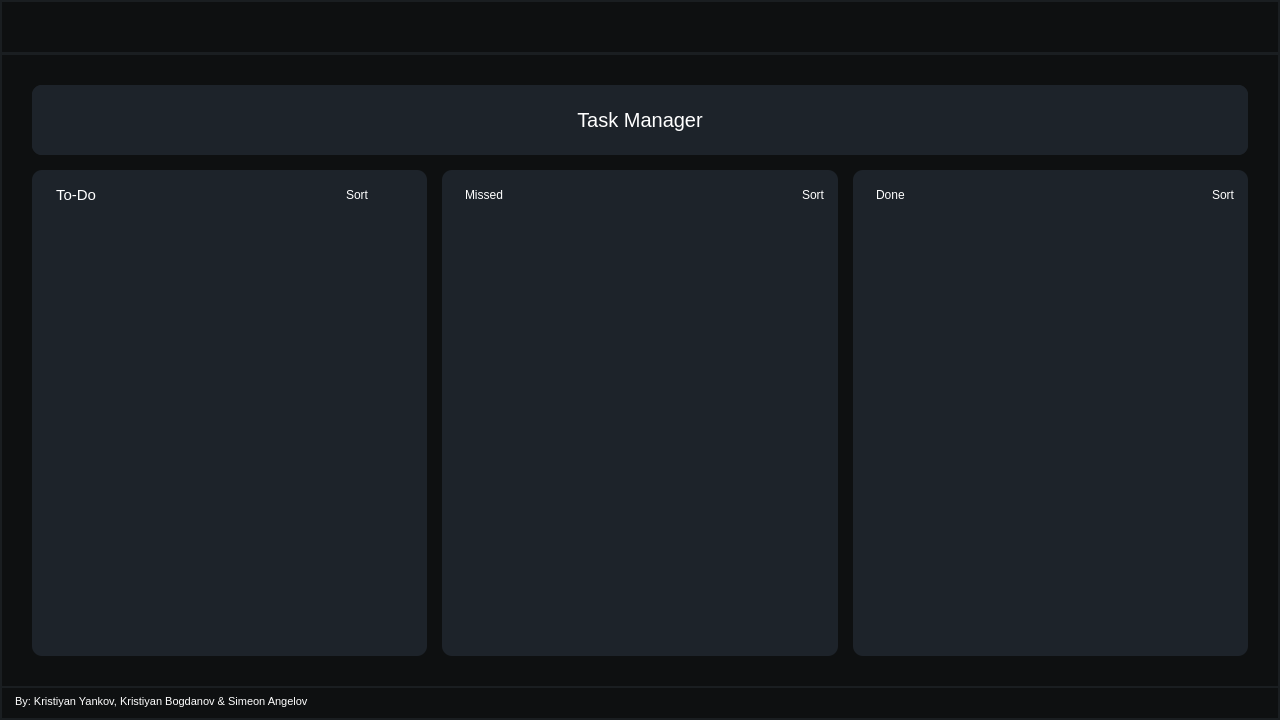
<?xml version="1.0" encoding="UTF-8"?>
<ui version="4.0">
 <class>MainWindow</class>
 <widget class="QMainWindow" name="MainWindow">
  <property name="geometry">
   <rect>
    <x>0</x>
    <y>0</y>
    <width>1280</width>
    <height>720</height>
   </rect>
  </property>
  <property name="minimumSize">
   <size>
    <width>1280</width>
    <height>720</height>
   </size>
  </property>
  <property name="windowTitle">
   <string>MainWindow</string>
  </property>
  <property name="styleSheet">
   <string notr="true"/>
  </property>
  <widget class="QWidget" name="centralwidget">
   <property name="styleSheet">
    <string notr="true">QWidget {
	color: #ffffff;
	/*Add font*/
}

#mainFrame {
	background-color: #0e1011;
	border: 2px solid #1a1e21;
}

#topMenu {	
	background-color: #0e1011;
}

#contentBox {
	border-top: 3px solid #1a1e21;
	border-bottom: 2px solid #1a1e21;
}

#rightBtns QPushButton, #leftBtns QPushButton { 
	background-position: center;
	background-repeat: no-repeat;
	border: none;
	background-color: transparent;
}

#leftBtns QPushButton:hover, #minimizeBtn:hover, #maximizeBtn:hover { 
	background-color: #08a7f3;
}

#leftBtns QPushButton:pressed, #minimizeBtn:pressed, #maximizeBtn:pressed { 
	background-color: #08a7f3;
}

#closeBtn:hover {
	background-color: #ff0000;
}

#closeBtn:pressed {
	background-color: #ff0000;
}

#bottomBar { 
	background-color: #0e1011;  
}

#bottomBar QLabel { 
	font-size: 11px; 
	/*Add color*/ 
	padding-left: 10px; 
	padding-right: 10px; 
	padding-bottom: 2px; 
}

QScrollBar:horizontal {
	border: none;
	background: rgb(52, 59, 72);
	height: 8px;	
	margin: 0px 20px 0 20px;
	border-radius: 0px;
}

QScrollBar::handle:horizontal {
	background: #2970ff;
	min-width: 25px;
	border-radius: 4px
}

QScrollBar::add-line:horizontal {
    border: none;
	background: rgb(55, 63, 77);
	width: 20px;
	border-top-right-radius: 4px;
	border-bottom-right-radius: 4px;
	subcontrol-position: right;
	subcontrol-origin: margin;
}

QScrollBar::sub-line:horizontal {
    border: none;
    background: rgb(55, 63, 77);
	width: 20px;
	border-top-left-radius: 4px;
 	border-bottom-left-radius: 4px;
 	subcontrol-position: left;
	subcontrol-origin: margin;
}

QScrollBar::up-arrow:horizontal, QScrollBar::down-arrow:horizontal {
     background: none;
}

QScrollBar::add-page:horizontal, QScrollBar::sub-page:horizontal {
     background: none;
}

 QScrollBar:vertical {
	border: none;
	background: rgb(52, 59, 72);
	width: 8px;
	margin: 21px 0 21px 0;
	border-radius: 0px;
 }

 QScrollBar::handle:vertical {	
	background: #2970ff;
	min-height: 25px;
	border-radius: 4px
 }

 QScrollBar::add-line:vertical {
 	border: none;
	background: rgb(55, 63, 77);
	height: 20px;
	border-bottom-left-radius: 4px;
	border-bottom-right-radius: 4px;
	subcontrol-position: bottom;
 	subcontrol-origin: margin;
 }

 QScrollBar::sub-line:vertical {
	border: none;
    background: rgb(55, 63, 77);
	height: 20px;
	border-top-left-radius: 4px;
	border-top-right-radius: 4px;
 	subcontrol-position: top;
 	subcontrol-origin: margin;
 }

 QScrollBar::up-arrow:vertical, QScrollBar::down-arrow:vertical {
     background: none;
 }

 QScrollBar::add-page:vertical, QScrollBar::sub-page:vertical {
     background: none;
 }
</string>
   </property>
   <layout class="QVBoxLayout" name="verticalLayout">
    <property name="spacing">
     <number>0</number>
    </property>
    <property name="leftMargin">
     <number>0</number>
    </property>
    <property name="topMargin">
     <number>0</number>
    </property>
    <property name="rightMargin">
     <number>0</number>
    </property>
    <property name="bottomMargin">
     <number>0</number>
    </property>
    <item>
     <widget class="QFrame" name="mainFrame">
      <property name="frameShape">
       <enum>QFrame::NoFrame</enum>
      </property>
      <property name="frameShadow">
       <enum>QFrame::Raised</enum>
      </property>
      <layout class="QVBoxLayout" name="verticalLayout_2">
       <property name="spacing">
        <number>0</number>
       </property>
       <property name="leftMargin">
        <number>0</number>
       </property>
       <property name="topMargin">
        <number>0</number>
       </property>
       <property name="rightMargin">
        <number>0</number>
       </property>
       <property name="bottomMargin">
        <number>0</number>
       </property>
       <item>
        <widget class="QFrame" name="topMenu">
         <property name="minimumSize">
          <size>
           <width>0</width>
           <height>50</height>
          </size>
         </property>
         <property name="maximumSize">
          <size>
           <width>16777215</width>
           <height>50</height>
          </size>
         </property>
         <property name="frameShape">
          <enum>QFrame::NoFrame</enum>
         </property>
         <property name="frameShadow">
          <enum>QFrame::Raised</enum>
         </property>
         <layout class="QHBoxLayout" name="horizontalLayout">
          <property name="spacing">
           <number>0</number>
          </property>
          <property name="leftMargin">
           <number>0</number>
          </property>
          <property name="topMargin">
           <number>0</number>
          </property>
          <property name="rightMargin">
           <number>0</number>
          </property>
          <property name="bottomMargin">
           <number>0</number>
          </property>
          <item alignment="Qt::AlignLeft">
           <widget class="QFrame" name="leftBtns">
            <property name="sizePolicy">
             <sizepolicy hsizetype="Expanding" vsizetype="Preferred">
              <horstretch>0</horstretch>
              <verstretch>0</verstretch>
             </sizepolicy>
            </property>
            <property name="frameShape">
             <enum>QFrame::NoFrame</enum>
            </property>
            <property name="frameShadow">
             <enum>QFrame::Raised</enum>
            </property>
            <layout class="QHBoxLayout" name="horizontalLayout_3">
             <property name="spacing">
              <number>0</number>
             </property>
             <property name="leftMargin">
              <number>0</number>
             </property>
             <property name="topMargin">
              <number>0</number>
             </property>
             <property name="rightMargin">
              <number>0</number>
             </property>
             <property name="bottomMargin">
              <number>0</number>
             </property>
             <item>
              <widget class="QPushButton" name="homeBtn">
               <property name="minimumSize">
                <size>
                 <width>70</width>
                 <height>50</height>
                </size>
               </property>
               <property name="maximumSize">
                <size>
                 <width>70</width>
                 <height>50</height>
                </size>
               </property>
               <property name="styleSheet">
                <string notr="true">background-image: url(../icons/home.png);
</string>
               </property>
               <property name="text">
                <string/>
               </property>
              </widget>
             </item>
             <item>
              <widget class="QPushButton" name="statisticsBtn">
               <property name="minimumSize">
                <size>
                 <width>70</width>
                 <height>50</height>
                </size>
               </property>
               <property name="maximumSize">
                <size>
                 <width>70</width>
                 <height>50</height>
                </size>
               </property>
               <property name="styleSheet">
                <string notr="true">background-image: url(../icons/statistics.png);
</string>
               </property>
               <property name="text">
                <string/>
               </property>
              </widget>
             </item>
             <item>
              <widget class="QPushButton" name="settingsBtn">
               <property name="minimumSize">
                <size>
                 <width>70</width>
                 <height>50</height>
                </size>
               </property>
               <property name="maximumSize">
                <size>
                 <width>70</width>
                 <height>50</height>
                </size>
               </property>
               <property name="styleSheet">
                <string notr="true">background-image: url(../icons/settings.png);
</string>
               </property>
               <property name="text">
                <string/>
               </property>
              </widget>
             </item>
            </layout>
           </widget>
          </item>
          <item alignment="Qt::AlignRight">
           <widget class="QFrame" name="rightBtns">
            <property name="frameShape">
             <enum>QFrame::NoFrame</enum>
            </property>
            <property name="frameShadow">
             <enum>QFrame::Raised</enum>
            </property>
            <layout class="QHBoxLayout" name="horizontalLayout_2">
             <property name="spacing">
              <number>0</number>
             </property>
             <property name="leftMargin">
              <number>0</number>
             </property>
             <property name="topMargin">
              <number>0</number>
             </property>
             <property name="rightMargin">
              <number>0</number>
             </property>
             <property name="bottomMargin">
              <number>0</number>
             </property>
             <item>
              <widget class="QPushButton" name="minimizeBtn">
               <property name="minimumSize">
                <size>
                 <width>70</width>
                 <height>50</height>
                </size>
               </property>
               <property name="maximumSize">
                <size>
                 <width>70</width>
                 <height>50</height>
                </size>
               </property>
               <property name="styleSheet">
                <string notr="true">background-image: url(../icons/minimize.png);
</string>
               </property>
               <property name="text">
                <string/>
               </property>
              </widget>
             </item>
             <item>
              <widget class="QPushButton" name="maximizeBtn">
               <property name="minimumSize">
                <size>
                 <width>70</width>
                 <height>50</height>
                </size>
               </property>
               <property name="maximumSize">
                <size>
                 <width>70</width>
                 <height>50</height>
                </size>
               </property>
               <property name="styleSheet">
                <string notr="true">background-image: url(../icons/maximize.png);</string>
               </property>
               <property name="text">
                <string/>
               </property>
              </widget>
             </item>
             <item>
              <widget class="QPushButton" name="closeBtn">
               <property name="minimumSize">
                <size>
                 <width>70</width>
                 <height>50</height>
                </size>
               </property>
               <property name="maximumSize">
                <size>
                 <width>70</width>
                 <height>50</height>
                </size>
               </property>
               <property name="styleSheet">
                <string notr="true">background-image: url(../icons/close.png);
</string>
               </property>
               <property name="text">
                <string/>
               </property>
              </widget>
             </item>
            </layout>
           </widget>
          </item>
         </layout>
        </widget>
       </item>
       <item>
        <widget class="QFrame" name="contentBox">
         <property name="styleSheet">
          <string notr="true"/>
         </property>
         <property name="frameShape">
          <enum>QFrame::NoFrame</enum>
         </property>
         <property name="frameShadow">
          <enum>QFrame::Raised</enum>
         </property>
         <layout class="QVBoxLayout" name="verticalLayout_3">
          <property name="spacing">
           <number>0</number>
          </property>
          <property name="leftMargin">
           <number>10</number>
          </property>
          <property name="topMargin">
           <number>10</number>
          </property>
          <property name="rightMargin">
           <number>10</number>
          </property>
          <property name="bottomMargin">
           <number>10</number>
          </property>
          <item>
           <widget class="QStackedWidget" name="pagesStack">
            <property name="styleSheet">
             <string notr="true">background: transparent;</string>
            </property>
            <property name="currentIndex">
             <number>0</number>
            </property>
            <widget class="QWidget" name="homePage">
             <property name="styleSheet">
              <string notr="true"/>
             </property>
             <layout class="QVBoxLayout" name="verticalLayout_4">
              <property name="spacing">
               <number>15</number>
              </property>
              <property name="leftMargin">
               <number>20</number>
              </property>
              <property name="topMargin">
               <number>20</number>
              </property>
              <property name="rightMargin">
               <number>20</number>
              </property>
              <property name="bottomMargin">
               <number>20</number>
              </property>
              <item>
               <widget class="QFrame" name="homeTitle">
                <property name="minimumSize">
                 <size>
                  <width>0</width>
                  <height>70</height>
                 </size>
                </property>
                <property name="maximumSize">
                 <size>
                  <width>16777215</width>
                  <height>70</height>
                 </size>
                </property>
                <property name="styleSheet">
                 <string notr="true">background-color: #1d232a;
border-radius: 10px;

</string>
                </property>
                <property name="frameShape">
                 <enum>QFrame::NoFrame</enum>
                </property>
                <property name="frameShadow">
                 <enum>QFrame::Raised</enum>
                </property>
                <layout class="QVBoxLayout" name="verticalLayout_5">
                 <property name="spacing">
                  <number>0</number>
                 </property>
                 <property name="leftMargin">
                  <number>0</number>
                 </property>
                 <property name="topMargin">
                  <number>0</number>
                 </property>
                 <property name="rightMargin">
                  <number>0</number>
                 </property>
                 <property name="bottomMargin">
                  <number>0</number>
                 </property>
                 <item>
                  <widget class="QLabel" name="label">
                   <property name="font">
                    <font>
                     <pointsize>15</pointsize>
                    </font>
                   </property>
                   <property name="styleSheet">
                    <string notr="true"/>
                   </property>
                   <property name="text">
                    <string>Task Manager</string>
                   </property>
                   <property name="alignment">
                    <set>Qt::AlignCenter</set>
                   </property>
                   <property name="textInteractionFlags">
                    <set>Qt::LinksAccessibleByMouse|Qt::TextSelectableByKeyboard|Qt::TextSelectableByMouse</set>
                   </property>
                  </widget>
                 </item>
                </layout>
               </widget>
              </item>
              <item>
               <widget class="QFrame" name="homeContent">
                <property name="frameShape">
                 <enum>QFrame::NoFrame</enum>
                </property>
                <property name="frameShadow">
                 <enum>QFrame::Raised</enum>
                </property>
                <layout class="QHBoxLayout" name="horizontalLayout_11">
                 <property name="spacing">
                  <number>15</number>
                 </property>
                 <property name="leftMargin">
                  <number>0</number>
                 </property>
                 <property name="topMargin">
                  <number>0</number>
                 </property>
                 <property name="rightMargin">
                  <number>0</number>
                 </property>
                 <property name="bottomMargin">
                  <number>0</number>
                 </property>
                 <item>
                  <widget class="QFrame" name="todoFrame">
                   <property name="styleSheet">
                    <string notr="true">background-color: #1d232a;
border-radius: 10px;

</string>
                   </property>
                   <property name="frameShape">
                    <enum>QFrame::NoFrame</enum>
                   </property>
                   <property name="frameShadow">
                    <enum>QFrame::Raised</enum>
                   </property>
                   <layout class="QVBoxLayout" name="verticalLayout_6">
                    <property name="spacing">
                     <number>10</number>
                    </property>
                    <property name="leftMargin">
                     <number>10</number>
                    </property>
                    <property name="topMargin">
                     <number>10</number>
                    </property>
                    <property name="rightMargin">
                     <number>10</number>
                    </property>
                    <property name="bottomMargin">
                     <number>10</number>
                    </property>
                    <item>
                     <widget class="QFrame" name="todoTopContent">
                      <property name="maximumSize">
                       <size>
                        <width>16777215</width>
                        <height>40</height>
                       </size>
                      </property>
                      <property name="styleSheet">
                       <string notr="true">border: none;</string>
                      </property>
                      <property name="frameShape">
                       <enum>QFrame::NoFrame</enum>
                      </property>
                      <property name="frameShadow">
                       <enum>QFrame::Raised</enum>
                      </property>
                      <layout class="QHBoxLayout" name="horizontalLayout_5">
                       <property name="spacing">
                        <number>0</number>
                       </property>
                       <property name="leftMargin">
                        <number>0</number>
                       </property>
                       <property name="topMargin">
                        <number>0</number>
                       </property>
                       <property name="rightMargin">
                        <number>0</number>
                       </property>
                       <property name="bottomMargin">
                        <number>0</number>
                       </property>
                       <item alignment="Qt::AlignLeft">
                        <widget class="QLabel" name="todoTitle">
                         <property name="maximumSize">
                          <size>
                           <width>16777215</width>
                           <height>30</height>
                          </size>
                         </property>
                         <property name="font">
                          <font>
                           <pointsize>11</pointsize>
                           <bold>false</bold>
                          </font>
                         </property>
                         <property name="styleSheet">
                          <string notr="true">padding-left: 10px;
color: rgb(255, 255, 255);</string>
                         </property>
                         <property name="text">
                          <string>To-Do</string>
                         </property>
                         <property name="textInteractionFlags">
                          <set>Qt::LinksAccessibleByMouse|Qt::TextSelectableByKeyboard|Qt::TextSelectableByMouse</set>
                         </property>
                        </widget>
                       </item>
                       <item alignment="Qt::AlignRight">
                        <widget class="QFrame" name="todoBtns">
                         <property name="frameShape">
                          <enum>QFrame::NoFrame</enum>
                         </property>
                         <property name="frameShadow">
                          <enum>QFrame::Raised</enum>
                         </property>
                         <layout class="QHBoxLayout" name="horizontalLayout_7">
                          <property name="spacing">
                           <number>15</number>
                          </property>
                          <property name="leftMargin">
                           <number>0</number>
                          </property>
                          <property name="topMargin">
                           <number>0</number>
                          </property>
                          <property name="rightMargin">
                           <number>0</number>
                          </property>
                          <property name="bottomMargin">
                           <number>0</number>
                          </property>
                          <item>
                           <widget class="QPushButton" name="sortTodoBtn">
                            <property name="minimumSize">
                             <size>
                              <width>30</width>
                              <height>30</height>
                             </size>
                            </property>
                            <property name="maximumSize">
                             <size>
                              <width>30</width>
                              <height>30</height>
                             </size>
                            </property>
                            <property name="styleSheet">
                             <string notr="true">background-position: center;
background-repeat: no-repeat;
border: none;	</string>
                            </property>
                            <property name="text">
                             <string>Sort</string>
                            </property>
                           </widget>
                          </item>
                          <item>
                           <widget class="QPushButton" name="addTodoBtn">
                            <property name="minimumSize">
                             <size>
                              <width>30</width>
                              <height>30</height>
                             </size>
                            </property>
                            <property name="maximumSize">
                             <size>
                              <width>30</width>
                              <height>30</height>
                             </size>
                            </property>
                            <property name="styleSheet">
                             <string notr="true">background-position: center;
background-repeat: no-repeat;
border: none;
background-image: url(../icons/plus.png);</string>
                            </property>
                            <property name="text">
                             <string/>
                            </property>
                           </widget>
                          </item>
                         </layout>
                        </widget>
                       </item>
                      </layout>
                     </widget>
                    </item>
                    <item>
                     <widget class="QScrollArea" name="scrollArea">
                      <property name="widgetResizable">
                       <bool>true</bool>
                      </property>
                      <widget class="QWidget" name="todoContent">
                       <property name="geometry">
                        <rect>
                         <x>0</x>
                         <y>0</y>
                         <width>375</width>
                         <height>426</height>
                        </rect>
                       </property>
                       <layout class="QVBoxLayout" name="verticalLayout_8">
                        <property name="spacing">
                         <number>0</number>
                        </property>
                        <property name="leftMargin">
                         <number>0</number>
                        </property>
                        <property name="topMargin">
                         <number>0</number>
                        </property>
                        <property name="rightMargin">
                         <number>0</number>
                        </property>
                        <property name="bottomMargin">
                         <number>0</number>
                        </property>
                        <item alignment="Qt::AlignTop">
                         <widget class="QFrame" name="todoBox">
                          <property name="frameShape">
                           <enum>QFrame::NoFrame</enum>
                          </property>
                          <property name="frameShadow">
                           <enum>QFrame::Raised</enum>
                          </property>
                          <layout class="QVBoxLayout" name="todoBoxLayout">
                           <property name="spacing">
                            <number>10</number>
                           </property>
                           <property name="leftMargin">
                            <number>0</number>
                           </property>
                           <property name="topMargin">
                            <number>0</number>
                           </property>
                           <property name="rightMargin">
                            <number>0</number>
                           </property>
                           <property name="bottomMargin">
                            <number>0</number>
                           </property>
                          </layout>
                         </widget>
                        </item>
                       </layout>
                      </widget>
                     </widget>
                    </item>
                   </layout>
                  </widget>
                 </item>
                 <item>
                  <widget class="QFrame" name="missedFrame">
                   <property name="styleSheet">
                    <string notr="true">background-color: #1d232a;
border-radius: 10px;</string>
                   </property>
                   <property name="frameShape">
                    <enum>QFrame::NoFrame</enum>
                   </property>
                   <property name="frameShadow">
                    <enum>QFrame::Raised</enum>
                   </property>
                   <layout class="QVBoxLayout" name="verticalLayout_7">
                    <property name="spacing">
                     <number>10</number>
                    </property>
                    <property name="leftMargin">
                     <number>10</number>
                    </property>
                    <property name="topMargin">
                     <number>10</number>
                    </property>
                    <property name="rightMargin">
                     <number>10</number>
                    </property>
                    <property name="bottomMargin">
                     <number>10</number>
                    </property>
                    <item>
                     <widget class="QFrame" name="missedTopContent">
                      <property name="maximumSize">
                       <size>
                        <width>16777215</width>
                        <height>40</height>
                       </size>
                      </property>
                      <property name="styleSheet">
                       <string notr="true">border: none;</string>
                      </property>
                      <property name="frameShape">
                       <enum>QFrame::NoFrame</enum>
                      </property>
                      <property name="frameShadow">
                       <enum>QFrame::Raised</enum>
                      </property>
                      <layout class="QHBoxLayout" name="horizontalLayout_6">
                       <property name="spacing">
                        <number>0</number>
                       </property>
                       <property name="leftMargin">
                        <number>0</number>
                       </property>
                       <property name="topMargin">
                        <number>0</number>
                       </property>
                       <property name="rightMargin">
                        <number>0</number>
                       </property>
                       <property name="bottomMargin">
                        <number>0</number>
                       </property>
                       <item alignment="Qt::AlignLeft">
                        <widget class="QLabel" name="missedTitle">
                         <property name="maximumSize">
                          <size>
                           <width>16777215</width>
                           <height>30</height>
                          </size>
                         </property>
                         <property name="styleSheet">
                          <string notr="true">padding-left: 10px;
color: rgb(255, 255, 255);</string>
                         </property>
                         <property name="text">
                          <string>Missed</string>
                         </property>
                         <property name="textInteractionFlags">
                          <set>Qt::LinksAccessibleByMouse|Qt::TextSelectableByKeyboard|Qt::TextSelectableByMouse</set>
                         </property>
                        </widget>
                       </item>
                       <item alignment="Qt::AlignRight">
                        <widget class="QFrame" name="missedBtns">
                         <property name="frameShape">
                          <enum>QFrame::NoFrame</enum>
                         </property>
                         <property name="frameShadow">
                          <enum>QFrame::Raised</enum>
                         </property>
                         <layout class="QHBoxLayout" name="horizontalLayout_8">
                          <property name="spacing">
                           <number>15</number>
                          </property>
                          <property name="leftMargin">
                           <number>0</number>
                          </property>
                          <property name="topMargin">
                           <number>0</number>
                          </property>
                          <property name="rightMargin">
                           <number>0</number>
                          </property>
                          <property name="bottomMargin">
                           <number>0</number>
                          </property>
                          <item>
                           <widget class="QPushButton" name="sortMissedBtn">
                            <property name="minimumSize">
                             <size>
                              <width>30</width>
                              <height>30</height>
                             </size>
                            </property>
                            <property name="maximumSize">
                             <size>
                              <width>30</width>
                              <height>30</height>
                             </size>
                            </property>
                            <property name="styleSheet">
                             <string notr="true">background-position: center;
background-repeat: no-repeat;
border: none;	</string>
                            </property>
                            <property name="text">
                             <string>Sort</string>
                            </property>
                           </widget>
                          </item>
                         </layout>
                        </widget>
                       </item>
                      </layout>
                     </widget>
                    </item>
                    <item>
                     <widget class="QScrollArea" name="scrollArea_2">
                      <property name="widgetResizable">
                       <bool>true</bool>
                      </property>
                      <widget class="QWidget" name="missedContent">
                       <property name="geometry">
                        <rect>
                         <x>0</x>
                         <y>0</y>
                         <width>376</width>
                         <height>426</height>
                        </rect>
                       </property>
                       <layout class="QVBoxLayout" name="verticalLayout_9">
                        <property name="spacing">
                         <number>0</number>
                        </property>
                        <property name="leftMargin">
                         <number>0</number>
                        </property>
                        <property name="topMargin">
                         <number>0</number>
                        </property>
                        <property name="rightMargin">
                         <number>0</number>
                        </property>
                        <property name="bottomMargin">
                         <number>0</number>
                        </property>
                        <item alignment="Qt::AlignTop">
                         <widget class="QFrame" name="missedBox">
                          <property name="frameShape">
                           <enum>QFrame::NoFrame</enum>
                          </property>
                          <property name="frameShadow">
                           <enum>QFrame::Raised</enum>
                          </property>
                          <layout class="QVBoxLayout" name="missedBoxLayout">
                           <property name="spacing">
                            <number>10</number>
                           </property>
                           <property name="leftMargin">
                            <number>0</number>
                           </property>
                           <property name="topMargin">
                            <number>0</number>
                           </property>
                           <property name="rightMargin">
                            <number>0</number>
                           </property>
                           <property name="bottomMargin">
                            <number>0</number>
                           </property>
                          </layout>
                         </widget>
                        </item>
                       </layout>
                      </widget>
                     </widget>
                    </item>
                   </layout>
                  </widget>
                 </item>
                 <item>
                  <widget class="QFrame" name="doneFrame">
                   <property name="styleSheet">
                    <string notr="true">background-color: #1d232a;
border-radius: 10px;</string>
                   </property>
                   <property name="frameShape">
                    <enum>QFrame::NoFrame</enum>
                   </property>
                   <property name="frameShadow">
                    <enum>QFrame::Raised</enum>
                   </property>
                   <layout class="QVBoxLayout" name="verticalLayout_10">
                    <property name="spacing">
                     <number>10</number>
                    </property>
                    <property name="leftMargin">
                     <number>10</number>
                    </property>
                    <property name="topMargin">
                     <number>10</number>
                    </property>
                    <property name="rightMargin">
                     <number>10</number>
                    </property>
                    <property name="bottomMargin">
                     <number>10</number>
                    </property>
                    <item>
                     <widget class="QFrame" name="doneTopContent">
                      <property name="maximumSize">
                       <size>
                        <width>16777215</width>
                        <height>40</height>
                       </size>
                      </property>
                      <property name="styleSheet">
                       <string notr="true">border: none;</string>
                      </property>
                      <property name="frameShape">
                       <enum>QFrame::NoFrame</enum>
                      </property>
                      <property name="frameShadow">
                       <enum>QFrame::Raised</enum>
                      </property>
                      <layout class="QHBoxLayout" name="horizontalLayout_9">
                       <property name="spacing">
                        <number>0</number>
                       </property>
                       <property name="leftMargin">
                        <number>0</number>
                       </property>
                       <property name="topMargin">
                        <number>0</number>
                       </property>
                       <property name="rightMargin">
                        <number>0</number>
                       </property>
                       <property name="bottomMargin">
                        <number>0</number>
                       </property>
                       <item alignment="Qt::AlignLeft">
                        <widget class="QLabel" name="doneTitle">
                         <property name="maximumSize">
                          <size>
                           <width>16777215</width>
                           <height>30</height>
                          </size>
                         </property>
                         <property name="styleSheet">
                          <string notr="true">padding-left: 10px;
color: rgb(255, 255, 255);</string>
                         </property>
                         <property name="text">
                          <string>Done</string>
                         </property>
                         <property name="textInteractionFlags">
                          <set>Qt::LinksAccessibleByMouse|Qt::TextSelectableByKeyboard|Qt::TextSelectableByMouse</set>
                         </property>
                        </widget>
                       </item>
                       <item alignment="Qt::AlignRight">
                        <widget class="QFrame" name="doneBtns">
                         <property name="frameShape">
                          <enum>QFrame::NoFrame</enum>
                         </property>
                         <property name="frameShadow">
                          <enum>QFrame::Raised</enum>
                         </property>
                         <layout class="QHBoxLayout" name="horizontalLayout_10">
                          <property name="spacing">
                           <number>15</number>
                          </property>
                          <property name="leftMargin">
                           <number>0</number>
                          </property>
                          <property name="topMargin">
                           <number>0</number>
                          </property>
                          <property name="rightMargin">
                           <number>0</number>
                          </property>
                          <property name="bottomMargin">
                           <number>0</number>
                          </property>
                          <item>
                           <widget class="QPushButton" name="sortDoneBtn">
                            <property name="minimumSize">
                             <size>
                              <width>30</width>
                              <height>30</height>
                             </size>
                            </property>
                            <property name="maximumSize">
                             <size>
                              <width>30</width>
                              <height>30</height>
                             </size>
                            </property>
                            <property name="styleSheet">
                             <string notr="true">background-position: center;
background-repeat: no-repeat;
border: none;	</string>
                            </property>
                            <property name="text">
                             <string>Sort</string>
                            </property>
                           </widget>
                          </item>
                         </layout>
                        </widget>
                       </item>
                      </layout>
                     </widget>
                    </item>
                    <item>
                     <widget class="QScrollArea" name="scrollArea_3">
                      <property name="widgetResizable">
                       <bool>true</bool>
                      </property>
                      <widget class="QWidget" name="doneContent">
                       <property name="geometry">
                        <rect>
                         <x>0</x>
                         <y>0</y>
                         <width>375</width>
                         <height>426</height>
                        </rect>
                       </property>
                       <layout class="QVBoxLayout" name="verticalLayout_11">
                        <property name="spacing">
                         <number>0</number>
                        </property>
                        <property name="leftMargin">
                         <number>0</number>
                        </property>
                        <property name="topMargin">
                         <number>0</number>
                        </property>
                        <property name="rightMargin">
                         <number>0</number>
                        </property>
                        <property name="bottomMargin">
                         <number>0</number>
                        </property>
                        <item alignment="Qt::AlignTop">
                         <widget class="QFrame" name="doneBox">
                          <property name="frameShape">
                           <enum>QFrame::NoFrame</enum>
                          </property>
                          <property name="frameShadow">
                           <enum>QFrame::Raised</enum>
                          </property>
                          <layout class="QVBoxLayout" name="doneBoxLayout">
                           <property name="spacing">
                            <number>10</number>
                           </property>
                           <property name="leftMargin">
                            <number>0</number>
                           </property>
                           <property name="topMargin">
                            <number>0</number>
                           </property>
                           <property name="rightMargin">
                            <number>0</number>
                           </property>
                           <property name="bottomMargin">
                            <number>0</number>
                           </property>
                          </layout>
                         </widget>
                        </item>
                       </layout>
                      </widget>
                     </widget>
                    </item>
                   </layout>
                  </widget>
                 </item>
                </layout>
               </widget>
              </item>
             </layout>
            </widget>
            <widget class="QWidget" name="statsPage"/>
            <widget class="QWidget" name="settingsPage"/>
           </widget>
          </item>
         </layout>
        </widget>
       </item>
       <item>
        <widget class="QFrame" name="bottomBar">
         <property name="minimumSize">
          <size>
           <width>0</width>
           <height>30</height>
          </size>
         </property>
         <property name="maximumSize">
          <size>
           <width>16777215</width>
           <height>30</height>
          </size>
         </property>
         <property name="frameShape">
          <enum>QFrame::NoFrame</enum>
         </property>
         <property name="frameShadow">
          <enum>QFrame::Raised</enum>
         </property>
         <layout class="QHBoxLayout" name="horizontalLayout_4">
          <property name="spacing">
           <number>0</number>
          </property>
          <property name="leftMargin">
           <number>0</number>
          </property>
          <property name="topMargin">
           <number>0</number>
          </property>
          <property name="rightMargin">
           <number>0</number>
          </property>
          <property name="bottomMargin">
           <number>0</number>
          </property>
          <item alignment="Qt::AlignLeft">
           <widget class="QLabel" name="credits">
            <property name="text">
             <string>By: Kristiyan Yankov, Kristiyan Bogdanov &amp; Simeon Angelov</string>
            </property>
            <property name="textFormat">
             <enum>Qt::PlainText</enum>
            </property>
            <property name="textInteractionFlags">
             <set>Qt::LinksAccessibleByMouse|Qt::TextSelectableByKeyboard|Qt::TextSelectableByMouse</set>
            </property>
           </widget>
          </item>
          <item>
           <widget class="QFrame" name="frameGrip">
            <property name="maximumSize">
             <size>
              <width>30</width>
              <height>30</height>
             </size>
            </property>
            <property name="frameShape">
             <enum>QFrame::NoFrame</enum>
            </property>
            <property name="frameShadow">
             <enum>QFrame::Raised</enum>
            </property>
           </widget>
          </item>
         </layout>
        </widget>
       </item>
      </layout>
     </widget>
    </item>
   </layout>
  </widget>
 </widget>
 <resources/>
 <connections/>
</ui>
